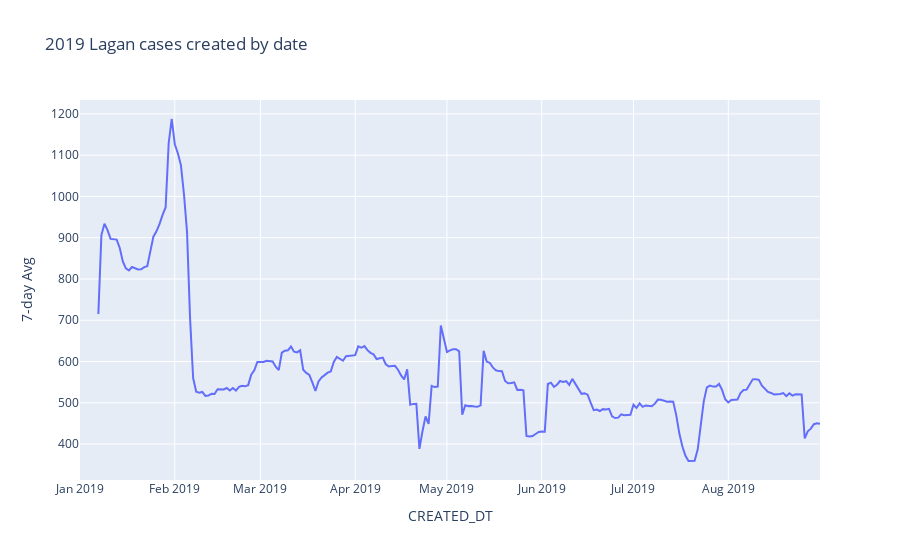

Source (notebook cell):
### Code cell
fig = px.line(df1,
              x='CREATED_DT',
              y='7-day Avg',
              title='2019 Lagan cases created by date')
fig.show()

### Figure 1 — Plotly figure (JSON) as saved in the notebook; plotly's stock layout.template omitted (floating-point values rounded to 4 significant figures; data arrays with more than 128 entries replaced by an {"elided": "..."} marker saying what was removed)
{"data": [{"hovertemplate": "CREATED_DT=%{x}<br>7-day Avg=%{y}<extra></extra>", "legendgroup": "", "line": {"color": "#636efa", "dash": "solid"}, "mode": "lines", "name": "", "orientation": "v", "showlegend": false, "type": "scatter", "x": {"elided": "243 str values"}, "xaxis": "x", "y": {"elided": "243 float values"}, "yaxis": "y"}], "layout": {"legend": {"tracegroupgap": 0}, "title": {"text": "2019 Lagan cases created by date"}, "xaxis": {"anchor": "y", "domain": [0.0, 1.0], "title": {"text": "CREATED_DT"}}, "yaxis": {"anchor": "x", "domain": [0.0, 1.0], "title": {"text": "7-day Avg"}}}}
